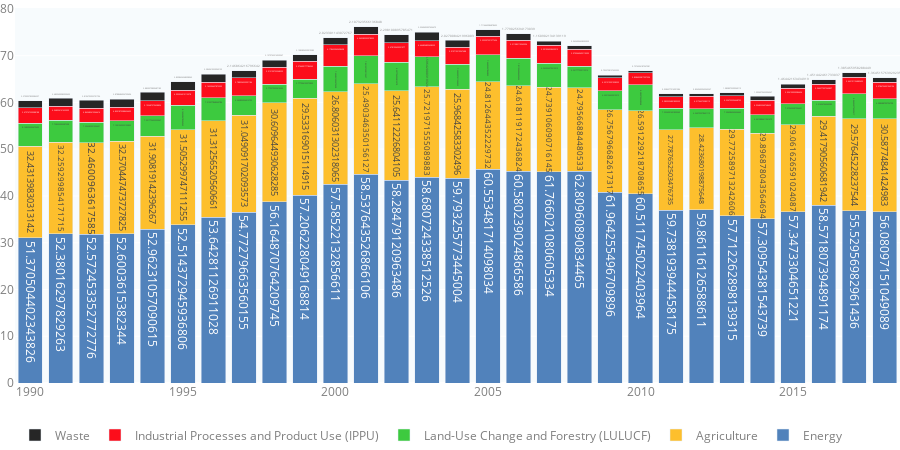

The cell this chart's notebook holds for it:
### Code cell
figure_4_27=go.Figure(data=[
    energyTrace,
    agricultureTrace,
    landuseTrace,
    industryTrace,
    wasteTrace,
],
layout=TIMESERIES_LAYOUT
    )
figure_4_27.update_layout(
    barmode='stack')
figure_4_27
